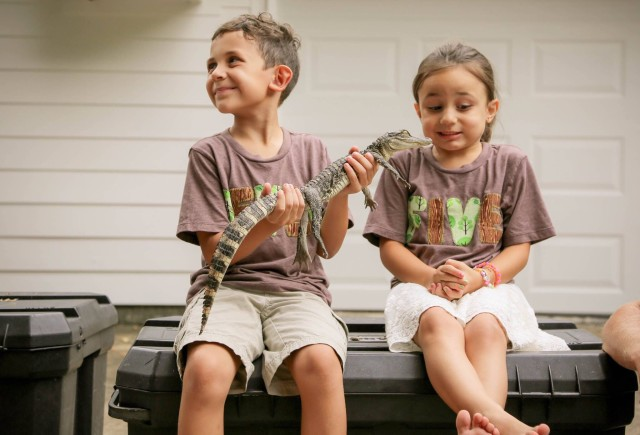
#> input picture images/test4.jpg, 640 x 435 px, found by its file name
$ python '098-SIFT特征提取之关键点提取.py'
#> lines starting #> are read from the running program, lines starting #| are printed output that depends on the picture; after the words box and inside, x2 and y2 are one past the last pixel; in counts of white or black regions, pixels touching at a corner belong together
"""
SIFT特征提取之关键点提取
"""

import cv2 as cv

src = cv.imread("images/test4.jpg")
#> src is the input picture: shape (435, 640, 3); mean B, G, R 128.9, 144.4, 162.4
cv.imshow("input", src)

sift = cv.xfeatures2d.SIFT_create()
kps = sift.detect(src)
#> kps = 1228 keypoints; strongest (x, y, size): (350, 224, 4.2), (380, 328, 7.4), (374, 239, 9.5), (212, 65, 6.6)
# opencv4 python版中好像没有 cv.drawKeypoints()
# result = cv.drawKeypoints(src, kps, None, (0, 255, 0), cv.DrawMatchesFlags_DEFAULT)
result = src.copy()
for marker in kps:
    result = cv.drawMarker(src, tuple(int(i) for i in marker.pt), color=(0, 255, 0))
#> this loop made 1228 passes
#> marker on passes 1 to 3: keypoint at (4.1, 297.5), size 3.1, keypoint at (6.8, 330.5), size 6.4, keypoint at (7.5, 299.5), size 1.9
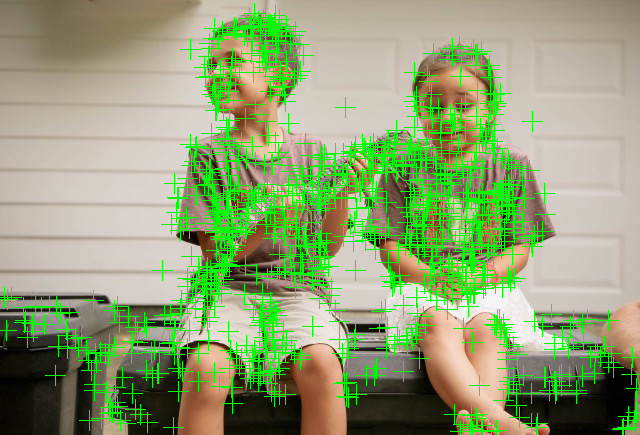
#> src: shape (435, 640, 3); 12.88% of pixels changed, all inside (x1, y1, x2, y2) = (0, 3, 640, 435)

cv.imshow("result", result)
cv.waitKey(0)
cv.destroyAllWindows()

$ run again, with images/test1.jpg copied over images/test4.jpg
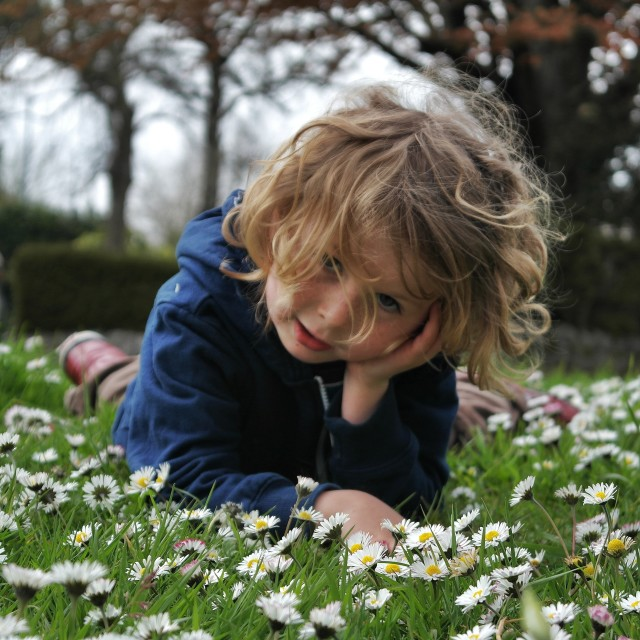
#> input picture images/test1.jpg, 640 x 640 px, found by its file name
#> src is the input picture: shape (640, 640, 3); mean B, G, R 84.9, 100.5, 98
#> kps = 2824 keypoints; strongest (x, y, size): (304, 482, 8.5), (271, 521, 7.9), (374, 566, 3.2), (415, 557, 3.5)
#> the loop `for marker in kps:` made 2824 passes
#> marker on passes 1 to 3: keypoint at (2.3, 512.1), size 2.1, keypoint at (2.4, 489.3), size 1.8, keypoint at (2.9, 474.1), size 2.6
#> after the loop `for marker in kps:`:
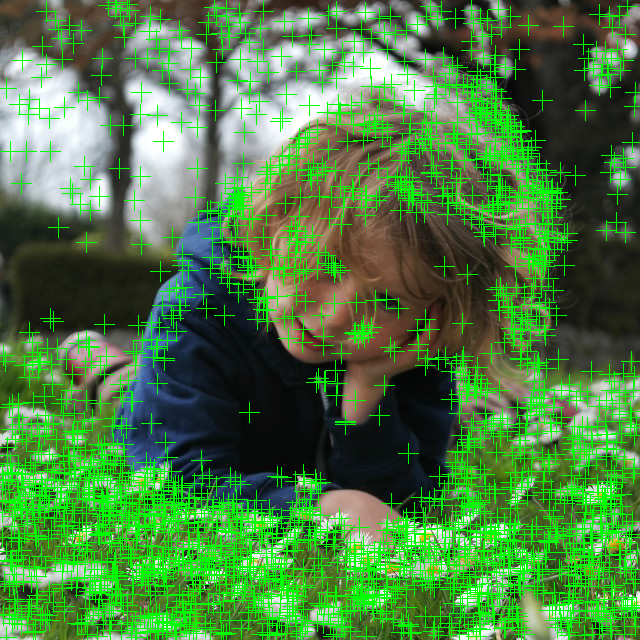
#> src: shape (640, 640, 3); 19.49% of pixels changed, all inside (x1, y1, x2, y2) = (0, 0, 640, 640)

$ run again, with images/test2.jpg copied over images/test4.jpg
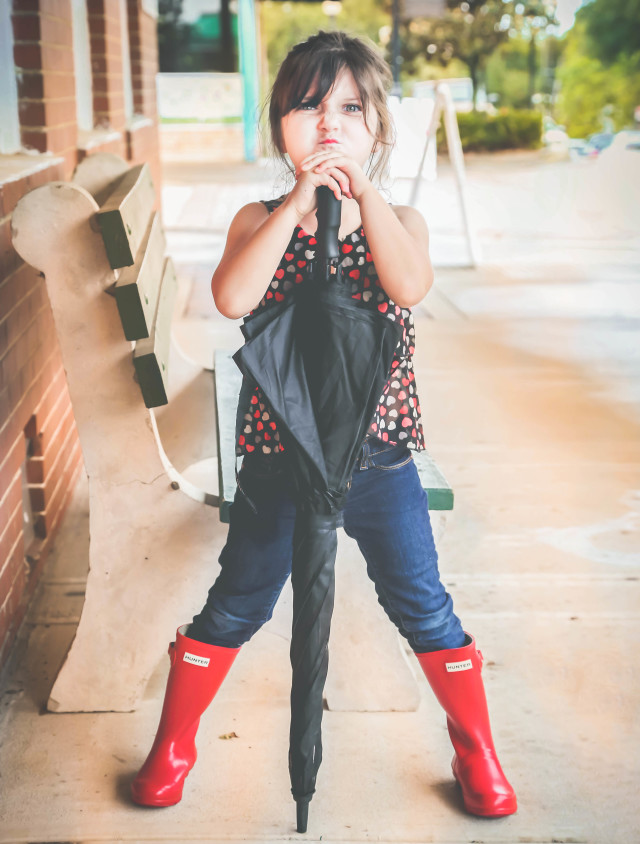
#> input picture images/test2.jpg, 640 x 844 px, found by its file name
#> src is the input picture: shape (844, 640, 3); mean B, G, R 155.8, 170.4, 188.4
#> kps = 1331 keypoints; strongest (x, y, size): (402, 358, 1.9), (392, 426, 4.9), (391, 316, 4.2), (361, 261, 4.2)
#> the loop `for marker in kps:` made 1331 passes
#> marker on passes 1 to 3: keypoint at (3.5, 562), size 1.9, keypoint at (3.5, 567.4), size 2.5, keypoint at (3.6, 605.1), size 2.7
#> after the loop `for marker in kps:`:
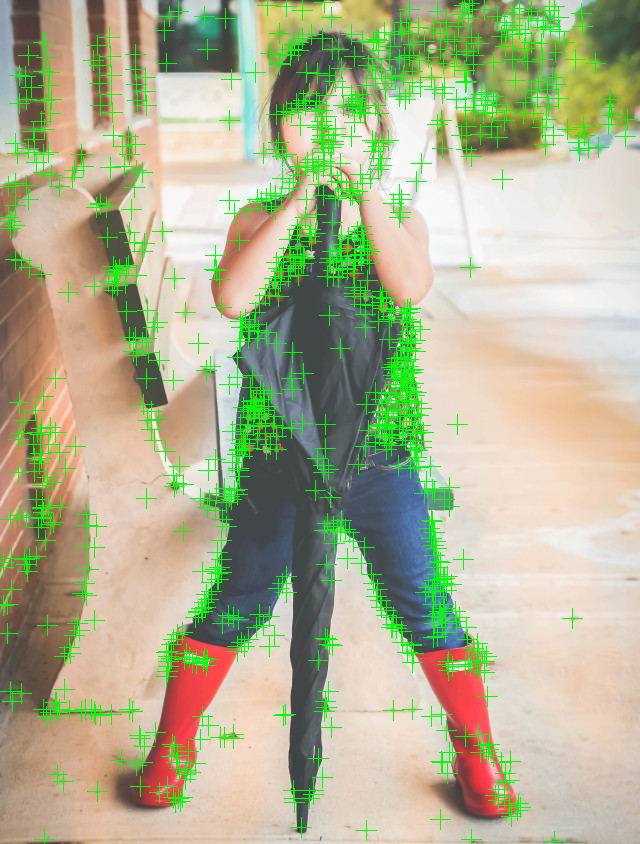
#> src: shape (844, 640, 3); 7.42% of pixels changed, all inside (x1, y1, x2, y2) = (0, 0, 638, 844)

$ run again, with images/test3.jpg copied over images/test4.jpg
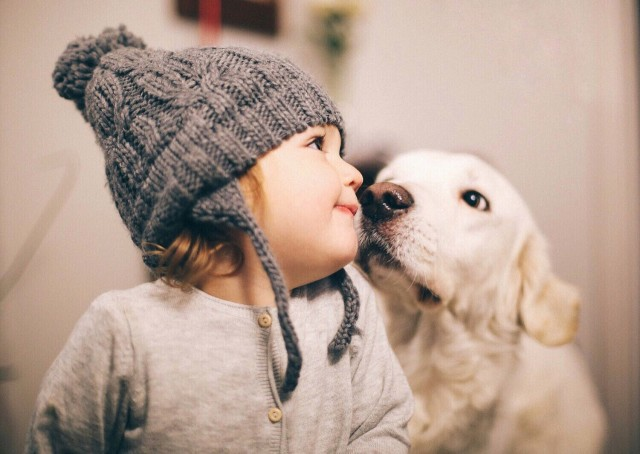
#> input picture images/test3.jpg, 640 x 454 px, found by its file name
#> src is the input picture: shape (454, 640, 3); mean B, G, R 144.9, 158.2, 180.7
#> kps = 1730 keypoints; strongest (x, y, size): (471, 197, 13.6), (472, 197, 3), (318, 141, 8.1), (380, 206, 35.9)
#> the loop `for marker in kps:` made 1730 passes
#> marker on passes 1 to 3: keypoint at (41.2, 406.3), size 6, keypoint at (41.3, 438.9), size 8.1, keypoint at (41.8, 427.7), size 5.4
#> after the loop `for marker in kps:`:
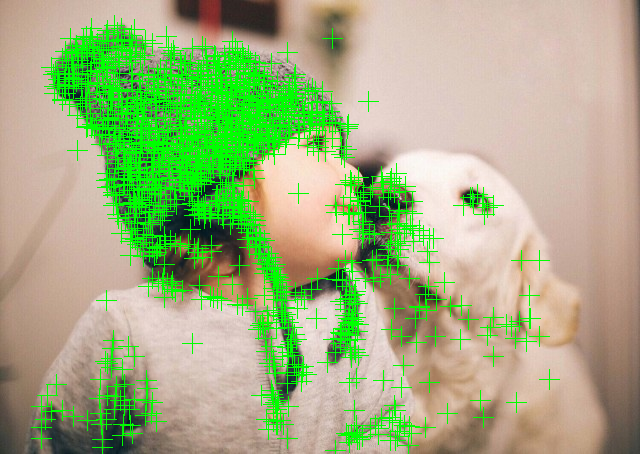
#> src: shape (454, 640, 3); 13.95% of pixels changed, all inside (x1, y1, x2, y2) = (31, 15, 560, 454)
